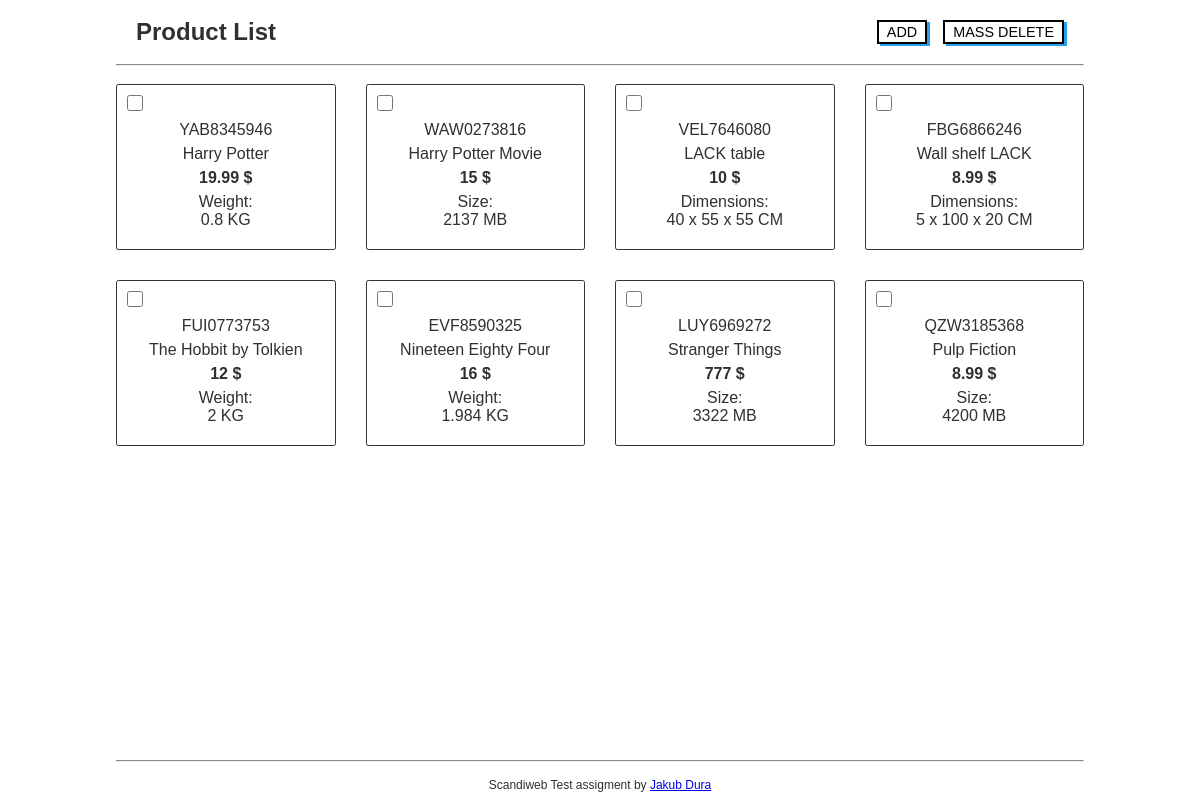
The page / on the database its author committed.
### tables this page shows
CREATE TABLE `product` (
  `id` int(11) NOT NULL,
  `sku` varchar(50) NOT NULL,
  `name` varchar(100) NOT NULL,
  `price` float NOT NULL,
  `type` varchar(50) NOT NULL,
  `attribute` varchar(255) NOT NULL
);

### database/db_connection.php (called while the page is built, shortened)
<?php
function openConn()
{
    $servername = "localhost";
    $username = "root";
    $password = "";
    $db = "scandiweb";
    $connection = new mysqli($servername, $username, $password, $db);
    return $connection;
}
function selectAllProducts()
{
    $sql = "SELECT * FROM product";
    $connection = openConn();
    $result = $connection->query($sql);
    $products = array();
    while ($row = $result->fetch_assoc()) {
        if ($row['type'] === "Book") {
            $product = new Book($row["sku"], $row["name"], $row["price"], $row["attribute"]);
        } else if ($row['type'] === "DVD") {
            $product = new DVD($row["sku"], $row["name"], $row["price"], $row["attribute"]);
        } else if ($row['type'] === "Furniture") {
            $product = new Furniture($row["sku"], $row["name"], $row["price"], $row["attribute"]);
        } else {
            $product = null;
        }
        if ($product !== null)
            $products[] = $product;
    }
    return $products;
}

### Product.php (called while the page is built, shortened)
<?php
abstract class Product
{
    private $sku;
    private $name;
    private $price;
    public function __construct($sku, $name, $price, $type)
    {
        $this->sku = $sku;
        $this->name = $name;
        $this->price = $price;
    }
    public function getSku()
    {
        return $this->sku;
    }
    public function getName()
    {
        return $this->name;
    }
    public function getPrice()
    {
        return $this->price;
    }
}

### Book.php (called while the page is built, shortened)
<?php
require_once 'Product.php';
class Book extends Product
{
    public $weight;
    public function __construct($sku, $name, $price, $weight)
    {
        $this->weight = $weight;
    }
    public function getAttribute() {
        return $this->weight;
    }
    public function getUnit()
    {
        return "KG";
    }
    public function getAttributeDescription()
    {
        return "Weight";
    }
}
?>

### DVD.php (called while the page is built, shortened)
<?php
require_once 'Product.php';
class DVD extends Product
{
    public $size;
    public function __construct($sku, $name, $price, $size)
    {
        $this->size = $size;
    }
    public function getAttribute() {
        return $this->size;
    }
    public function getUnit()
    {
        return "MB";
    }
    public function getAttributeDescription()
    {
        return "Size";
    }
}
?>

### Furniture.php (called while the page is built, shortened)
<?php
require_once 'Product.php';
class Furniture extends Product
{
    public $dimensions;
    public function __construct($sku, $name, $price, $dimensions)
    {
        $this->dimensions = $dimensions;
    }
    public function getAttribute() {
        return $this->dimensions;
    }
    public function getUnit()
    {
        return "CM";
    }
    public function getAttributeDescription()
    {
        return "Dimensions";
    }
}
?>

### index.php (the view, shortened to what this page needs)
<!DOCTYPE html>
<html lang="en">
<head>
    <link rel="stylesheet" href="css/style.css">
</head>
<body>
    <?php
    require 'database/db_connection.php';
    require 'Book.php';
    require 'DVD.php';
    require 'Furniture.php';
    ?>
    <header class="header">
        <nav class="nav container">
            <div class="nav__title" onclick="window.location.href=window.location.href">
                <h1>Product List</h1>
            </div>
            <div class="nav__buttons">
                <button id="add-product-btn">ADD</button>
                <button id="delete-product-btn">MASS DELETE</button>
            </div>
        </nav>
        <hr class="horizontal-line container">
    </header>
    <main class="main container">
        <form id="delete_form" action="delete_products.php" method="post">
            <div class="list__grid">
                <?php
                $products = selectAllProducts();
                if (count($products) > 0) {
                    foreach ($products as $product) {
                        echo " <div class='list__item'>";
                        echo "<input type='checkbox' class='delete-checkbox' name='ids[]' value=" . $product->getSku() . ">
                    <div class='list__item-content'>";
                        echo "<div class='list__item-sku'> " . $product->getSku() . "</div>";
                        echo "<div class='list__item-name'>" . $product->getName() . "</div>";
                        echo "<div class='list__item-price'>" . $product->getPrice() . "</div>";
                        echo "<div class='list__item-attribute'> ".$product->getAttributeDescription().":<br>" . $product->getAttribute() ." ". $product->getUnit(). " </div>";
                        echo "</div></div>";
                    }
                } else {
                    echo "<div class='list__error'>Database is empty. </div>";
                }
                ?>
            </div>
        </form>
    </main>
    <footer class="footer">
        <div class="footer__content container">
            <hr class="horizontal-line">
            <div class="footer__text">
                Scandiweb Test assigment by
                <a href="https://www.linkedin.com/in/jakub-dura/">Jakub Dura</a>
            </div>
        </div>
    </footer>
</body>
</html>

### css/style.css (style rules this page uses)
:root { --header-height: 4rem; --footer-height: 3rem; --text-color: #303030; --body-color: #fff; --container-color: #F1EBE2; --main-blue-color: #289FED; --form-error-color: #dc3545; --body-font: 'Poppins', sans-serif; --z-fixed: 100; }
* { box-sizing: border-box; padding: 0; margin: 0; }
html { scroll-behavior: smooth; }
body { margin: 0 0 var(--header-height) 0; font-family: var(--body-font); background-color: var(--body-color); color: var(--text-color); }
.container { max-width: 968px; margin-left: auto; margin-right: auto; }
.header { width: 100%; position: fixed; top: 0; left: 0; z-index: var(--z-fixed); background-color: var(--body-color); }
.nav { max-width: 968px; height: var(--header-height); display: flex; justify-content: space-between; align-items: center; padding: 0px 20px; }
.nav__title { cursor: pointer; }
.nav__buttons { display: inline-flex; gap: 1rem; }
.nav__buttons button { padding: 2px 8px; border: 2px solid black; background-color: #fff; font-size: 0.9rem; cursor: pointer; box-shadow: 3px 2px 0px 0px var(--main-blue-color), 5px 5px 15px 5px rgba(0, 0, 0, 0); }
.horizontal-line { border-top: 1px solid #8c8b8b; width: 100%; }
.main { padding: var(--header-height) 0 0 0; }
.list__grid { display: grid; gap: 30px; grid-template-columns: repeat(4, 1fr); padding-top: 20px; }
.list__item { border: 1px solid rgba(0, 0, 0, 0.8); display: grid; grid-template-rows: max-content 1fr; border-radius: 0.15rem; padding: 10px; text-align: center; opacity: 1; transition: 1s; }
.list__item-content { display: flex; flex-direction: column; justify-content: space-evenly; gap: 6px; padding-bottom: 10px; transition: .3s; }
.list__item-price { font-weight: 600; }
.list__item-price::after { content: " $"; }
.delete-checkbox { height: 1rem; width: 1rem; margin-bottom: 10px; }
.footer { width: 100%; height: var(--footer-height); position: fixed; bottom: 0; left: 0; z-index: var(--z-fixed); background-color: var(--body-color); }
.footer__content { display: flex; height: 100%; flex-direction: column; justify-content: space-around; }
.footer__text { font-size: 0.75rem; text-align: center; }
@media screen and (min-width: 350px) { .list__grid { grid-template-columns: repeat(1, 1fr); padding: 30px 20px; } }
@media screen and (min-width: 568px) { .list__grid { grid-template-columns: repeat(2, 1fr); } }
@media screen and (min-width: 768px) { .list__grid { grid-template-columns: repeat(3, 1fr); } }
@media screen and (min-width: 1024px) { .list__grid { grid-template-columns: repeat(4, 1fr); padding: 20px 0px; } }

### rows shown on the page
product: sku "YAB8345946", name "Harry Potter", price "19.99", AttributeDescription "Weight", attribute "0.8", Unit "KG"
product: sku "WAW0273816", name "Harry Potter Movie", price "15", AttributeDescription "Size", attribute "2137", Unit "MB"
product: sku "VEL7646080", name "LACK table", price "10", AttributeDescription "Dimensions", attribute "40 x 55 x 55", Unit "CM"
product: sku "FBG6866246", name "Wall shelf LACK", price "8.99", AttributeDescription "Dimensions", attribute "5 x 100 x 20", Unit "CM"
product: sku "FUI0773753", name "The Hobbit by Tolkien", price "12", AttributeDescription "Weight", attribute "2", Unit "KG"
product: sku "EVF8590325", name "Nineteen Eighty Four", price "16", AttributeDescription "Weight", attribute "1.984", Unit "KG"
product: sku "LUY6969272", name "Stranger Things", price "777", AttributeDescription "Size", attribute "3322", Unit "MB"
product: sku "QZW3185368", name "Pulp Fiction", price "8.99", AttributeDescription "Size", attribute "4200", Unit "MB"
